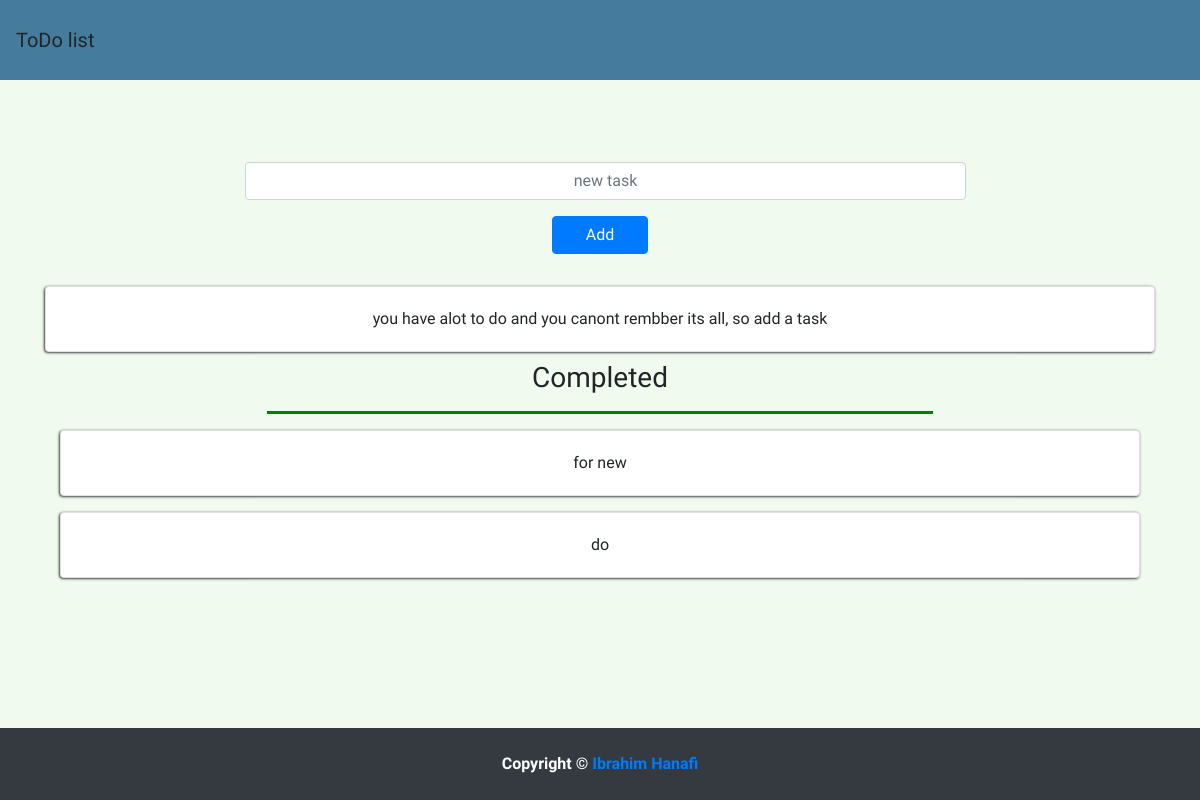
Before: /todolist with the older database file.
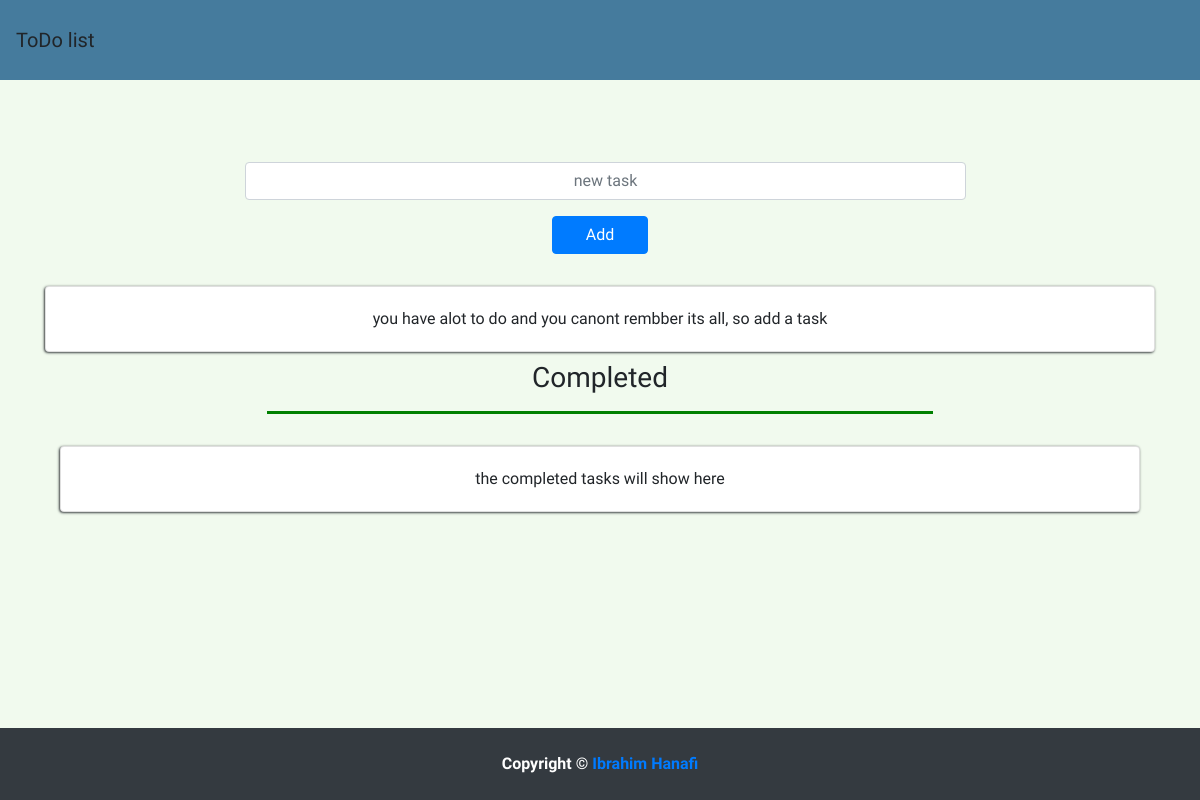
After: the same page with the newer database file.
### projectFiles/models.py (models this page shows)
class Complated(db.Model):
    id = db.Column(db.Integer, primary_key=True)
    datePost = db.Column(db.DateTime)
    content = db.Column(db.Text, nullable=False)

### projectFiles/main/routes.py (the view, shortened to what this page needs)
@home_page.route("/", methods=["POST", "GET"])
@home_page.route("/todolist", methods=["POST", "GET"])
def home():
    combltedTask = Complated.query.order_by(Complated.datePost.desc()).all()
    delete()
    allTasks = Task.query.order_by(Task.datePost.desc()).all()
    return render_template("index.html", title="TODOlist", allTasks=allTasks, combltedTask=combltedTask)

### projectFiles/main/function.py (called while the page is built)
def delete():
    tasks = Complated.query.all()
    for task in tasks:
        taskTime = task.datePost.day
        if taskTime - timeNow >= 3:
           deleteTask = Complated.query.filter_by(id=task.id).delete()

### projectFiles/templates/index.html (shortened to what this page needs)
{%extends "layout.html"%}
{%block main%}
<main>
  <div>
    <br>
    <br>
    <br>
    <br>
    <br>
    <div class="container">
      <div class="row">
          <div class="col-sm-12" id="co1">
              <form action="{{url_for('home.home')}}" method="POST" class="text-center">
                    <input type="text" class="form-control text-center" id="text" id="input" name="task" width="100px" placeholder="new task">
                    <button type="submit" class="btn btn-primary text-center btn-md col-sm-12" id="b1">Add</button>
                  </div>
          </div>
      </div>
    </div>
    <div class="container">
      <div class="row">
        {%if allTasks%}
          {%for task in allTasks%}
            <div class="col-sm-4" id="co2">
              <div class="card text-center">
                <div class="card-body">
                    <h5 class="card-title">Task</h5>
                    <p class="card-text">{{task.content}}</p>
                    <div class="co3">
                    <a href="{{url_for('home.deleteFunction', id=task.id)}}" class="btn btn-success">Complate</a>
                    </div>
                </div>
              </div>
            </div>
          {%endfor%}
        {%else%}
          <div class="col-sm-12" id="co2">
            <div class="card text-center">
              <div class="card-body">
                  <p class="card-text">you have alot to do and you canont rembber its all, so add a task</p>
              </div>
            </div>
          </div>
        {%endif%}
      </div>
      <h3 id="hedline" class="text-center">Completed</h3>
      <hr>
      {%if combltedTask%}
        {%for task in combltedTask%}
          <div class="col-sm-12" id="card">
              <div class="card text-center">
                  <div class="card-body">
                    <p class="card-text">{{task.content}}</p>
                  </div>
              </div>
          </div>
        {%endfor%}
      {%else%}
        <div class="col-sm-12" id="co2">
          <div class="card text-center">
            <div class="card-body">
                <p class="card-text">the completed tasks will show here</p>
            </div>
          </div>
        </div>
      {%endif%}
    </div>
</main>
{%endblock%}

### projectFiles/templates/layout.html (shortened to what this page needs)
<!DOCTYPE html>
<html lang="en">
<head>
    <link rel="stylesheet" href="https://maxcdn.bootstrapcdn.com/bootstrap/4.0.0/css/bootstrap.min.css">
    <link rel="stylesheet" href="https://stackpath.bootstrapcdn.com/font-awesome/4.7.0/css/font-awesome.min.css">
    <link rel="stylesheet" href="{{url_for('static', filename='index.css')}}">
</head>
<body>
    <div class="all">
        <nav class="navbar fixed-top">
            <span class="navbar-brand mb-0 h1">ToDo list</span>
        </nav>
    </div>
    {%block main%}{%endblock%}
    <div class="all">
        <div class="row">
            <br>
            <br>
            <br>
            <br>
            <br>
            <div class="col-md-12">
            <div>
                <footer id="site-footer " class="py-4 bg-dark text-white-50 sticky-bottom footer">
                <div class="text-center">
                <strong>Copyright &copy; <a href="https://www.facebook.com/ibrahim.hanafi.925">Ibrahim Hanafi</a></strong>
                </div>
                </footer>
            </div>
            </div>
        </div>
    </div>
</body>
</html>

### projectFiles/static/index.css (style rules this page uses)
body { background-color: #F1FAEE; font-family: 'Comic Neue', cursive; }
.navbar { background-color: #457B9D; height: 5rem; }
#co1 { margin-top: 1.6rem; }
#text { margin-left: 18%; width: 65%; }
#b1 { margin-top: 1rem; width: 6rem; }
#co2 { margin-top: 2rem; }
.card { box-shadow: -.8px .8px 2.5px; }
hr { width: 60%; border-top: 3px solid green; border-top: 3px solid green; }
#hedline { margin-top: .6rem; }
.footer { left: 0; position: fixed; bottom: 0; width: 100%; background-color: red; color: white; text-align: center; }

Changed rows visible on the page:
removed Complated: content "for new"
removed Complated: content "do"
Other visible differences:
text now shown: "the completed tasks will show here"
